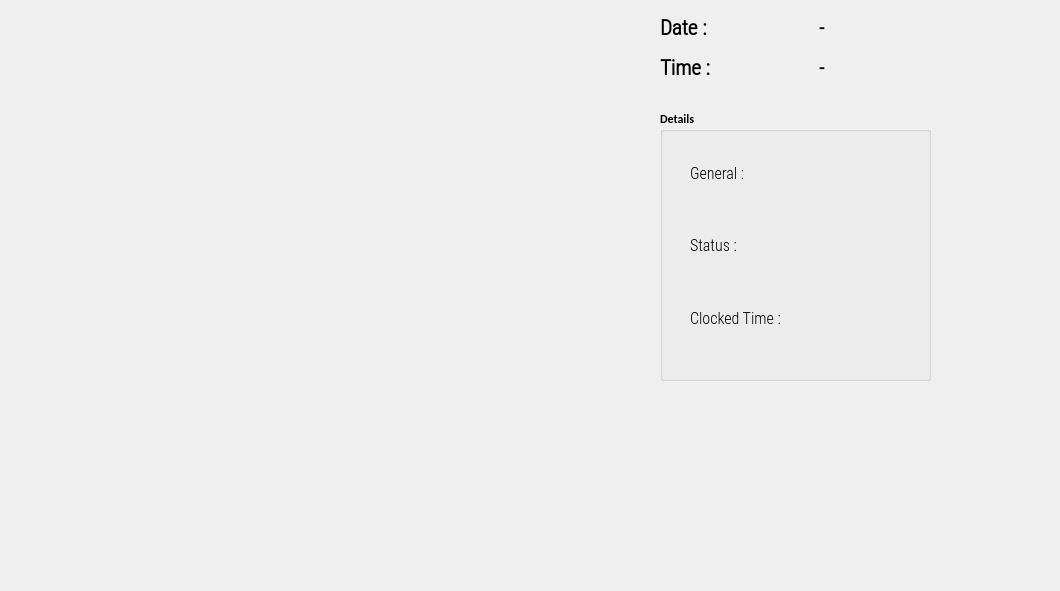
<?xml version="1.0" encoding="UTF-8"?>
<ui version="4.0">
 <class>OutputDialog</class>
 <widget class="QDialog" name="OutputDialog">
  <property name="geometry">
   <rect>
    <x>0</x>
    <y>0</y>
    <width>1060</width>
    <height>591</height>
   </rect>
  </property>
  <property name="minimumSize">
   <size>
    <width>0</width>
    <height>0</height>
   </size>
  </property>
  <property name="maximumSize">
   <size>
    <width>1280</width>
    <height>720</height>
   </size>
  </property>
  <property name="font">
   <font>
    <family>Calibri</family>
    <weight>75</weight>
    <bold>true</bold>
   </font>
  </property>
  <property name="windowTitle">
   <string>Drowsy Recognition</string>
  </property>
  <property name="windowIcon">
   <iconset resource="resource.qrc">
    <normaloff>:/icon/icon.png</normaloff>:/icon/icon.png</iconset>
  </property>
  <widget class="QLabel" name="imgLabel">
   <property name="geometry">
    <rect>
     <x>10</x>
     <y>10</y>
     <width>640</width>
     <height>480</height>
    </rect>
   </property>
   <property name="minimumSize">
    <size>
     <width>4</width>
     <height>0</height>
    </size>
   </property>
   <property name="maximumSize">
    <size>
     <width>640</width>
     <height>480</height>
    </size>
   </property>
   <property name="text">
    <string/>
   </property>
  </widget>
  <widget class="QWidget" name="gridLayoutWidget">
   <property name="geometry">
    <rect>
     <x>660</x>
     <y>10</y>
     <width>311</width>
     <height>75</height>
    </rect>
   </property>
   <layout class="QGridLayout" name="gridLayout_2">
    <item row="0" column="0">
     <widget class="QLabel" name="label">
      <property name="font">
       <font>
        <family>Roboto Condensed Light</family>
        <pointsize>16</pointsize>
        <weight>75</weight>
        <bold>true</bold>
       </font>
      </property>
      <property name="text">
       <string>Date :</string>
      </property>
     </widget>
    </item>
    <item row="0" column="1">
     <widget class="QLabel" name="Date_Label">
      <property name="font">
       <font>
        <family>Roboto Condensed Light</family>
        <pointsize>15</pointsize>
        <weight>75</weight>
        <bold>true</bold>
       </font>
      </property>
      <property name="text">
       <string>-</string>
      </property>
     </widget>
    </item>
    <item row="1" column="0">
     <widget class="QLabel" name="label_2">
      <property name="font">
       <font>
        <family>Roboto Condensed Light</family>
        <pointsize>16</pointsize>
        <weight>75</weight>
        <bold>true</bold>
       </font>
      </property>
      <property name="text">
       <string>Time :</string>
      </property>
     </widget>
    </item>
    <item row="1" column="1">
     <widget class="QLabel" name="Time_Label">
      <property name="font">
       <font>
        <family>Roboto Condensed Light</family>
        <pointsize>15</pointsize>
        <weight>75</weight>
        <bold>true</bold>
       </font>
      </property>
      <property name="text">
       <string>-</string>
      </property>
     </widget>
    </item>
   </layout>
  </widget>
  <widget class="QGroupBox" name="groupBox">
   <property name="geometry">
    <rect>
     <x>660</x>
     <y>110</y>
     <width>271</width>
     <height>271</height>
    </rect>
   </property>
   <property name="title">
    <string>Details</string>
   </property>
   <widget class="QWidget" name="verticalLayoutWidget">
    <property name="geometry">
     <rect>
      <x>30</x>
      <y>30</y>
      <width>127</width>
      <height>211</height>
     </rect>
    </property>
    <layout class="QVBoxLayout" name="verticalLayout">
     <item>
      <widget class="QLabel" name="label_3">
       <property name="font">
        <font>
         <family>Roboto Condensed Light</family>
         <pointsize>12</pointsize>
         <weight>50</weight>
         <bold>false</bold>
        </font>
       </property>
       <property name="text">
        <string>General : </string>
       </property>
      </widget>
     </item>
     <item>
      <widget class="QLabel" name="label_4">
       <property name="font">
        <font>
         <family>Roboto Condensed Light</family>
         <pointsize>12</pointsize>
         <weight>50</weight>
         <bold>false</bold>
        </font>
       </property>
       <property name="text">
        <string>Status :</string>
       </property>
      </widget>
     </item>
     <item>
      <widget class="QLabel" name="label_5">
       <property name="font">
        <font>
         <family>Roboto Condensed Light</family>
         <pointsize>12</pointsize>
         <weight>50</weight>
         <bold>false</bold>
        </font>
       </property>
       <property name="text">
        <string>Clocked Time : </string>
       </property>
      </widget>
     </item>
    </layout>
   </widget>
   <widget class="QWidget" name="verticalLayoutWidget_2">
    <property name="geometry">
     <rect>
      <x>120</x>
      <y>30</y>
      <width>131</width>
      <height>211</height>
     </rect>
    </property>
    <layout class="QVBoxLayout" name="verticalLayout_2">
     <item>
      <widget class="QLabel" name="NameLabel">
       <property name="font">
        <font>
         <family>Roboto Condensed Light</family>
         <pointsize>12</pointsize>
         <weight>50</weight>
         <bold>false</bold>
        </font>
       </property>
       <property name="text">
        <string/>
       </property>
      </widget>
     </item>
     <item>
      <widget class="QLabel" name="StatusLabel">
       <property name="font">
        <font>
         <family>Roboto Condensed Light</family>
         <pointsize>12</pointsize>
         <weight>50</weight>
         <bold>false</bold>
        </font>
       </property>
       <property name="text">
        <string/>
       </property>
      </widget>
     </item>
     <item>
      <layout class="QHBoxLayout" name="horizontalLayout_2">
       <item>
        <widget class="QLabel" name="HoursLabel">
         <property name="font">
          <font>
           <family>Roboto Condensed Light</family>
           <pointsize>12</pointsize>
           <weight>50</weight>
           <bold>false</bold>
          </font>
         </property>
         <property name="text">
          <string/>
         </property>
        </widget>
       </item>
       <item>
        <widget class="QLabel" name="MinLabel">
         <property name="font">
          <font>
           <family>Roboto Condensed Light</family>
           <pointsize>12</pointsize>
           <weight>50</weight>
           <bold>false</bold>
          </font>
         </property>
         <property name="text">
          <string/>
         </property>
        </widget>
       </item>
      </layout>
     </item>
    </layout>
   </widget>
  </widget>
 </widget>
 <resources>
  <include location="resource.qrc"/>
 </resources>
 <connections/>
</ui>
